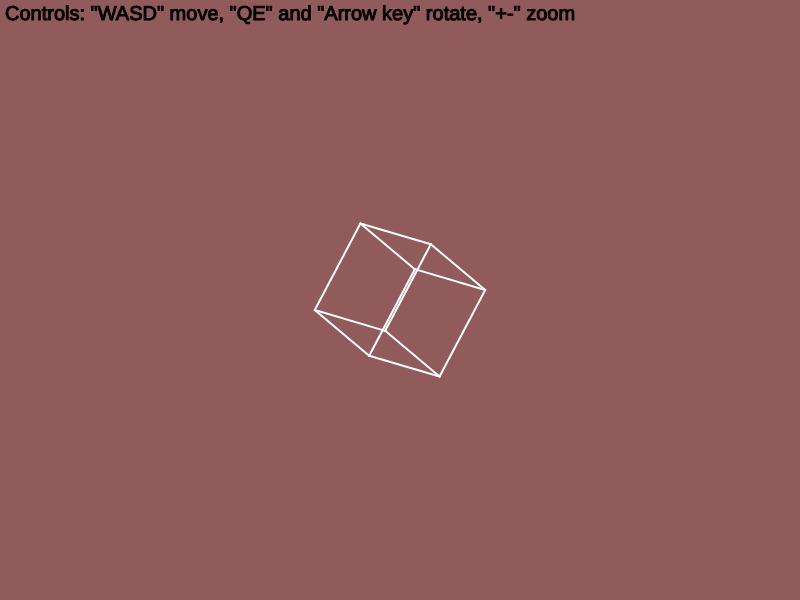
Frame 1 (no input)
Frame 60 (no input): identical to frame 1, image omitted
Frame 120 (the mouse pressed at the canvas centre since frame 60): identical to frame 1, image omitted

The p5.js sketch that drew this single still picture (run headless with seeded random() and noise() and a simulated clock; from frame 60 on, the mouse is pressed at the canvas centre):

// p5.js sketch
// ── sketch.js
// Points
let p = [
  // Back points
  [-50, -50, -50], [-50,  50, -50], 
  [ 50,  50, -50], [ 50, -50, -50],[-50, -50, -50],
  // Front points
  [-50, -50,  50], [-50,  50,  50],
  [ 50,  50,  50], [ 50, -50,  50],[-50, -50,  50]
];
// Rotation matrix
let rmX = [];
let rmY = [];
let rmZ = [];
// OffSets
let offSetX = 0;
let offSetY = 0;
let offSetZ = 1;
// Angle
let aX = 10;
let aY = 10;
let aZ = 10;

// Multiply matrix and a vector
function mtriXvec(ma, ve){
  let r = new Array();
  for(let i in ma){
    let sum = 0;
      for(let k in ma[i]){
        sum += (ma[i][k] * ve[k]);
      }
    r[i] = sum;
  }
  return r;
}

function setup() {
  createCanvas(800, 600);
}

function draw() {
  // Get fps
  var fps = frameRate();
  // "Clear" screen
  background(145, 91, 91);
  // 0,0 to the center
  translate(400, 300);
  // Line colors
  stroke(255);
  // Line size
  strokeWeight(2 * offSetZ);
  // Update rotation matrix
  rmX = [[       1,      0 ,       0],
         [       0, cos(aX),-sin(aX)],
         [       0, sin(aX), cos(aX)]];
  rmY = [[ cos(aY),       0, sin(aY)],
         [       0,       1,       0],
         [-sin(aY),       0, cos(aY)]];
  rmZ = [[ cos(aZ),-sin(aZ),       0],
         [ sin(aZ), cos(aZ),       0],
         [       0,       0,       1]];
  // For each pair of point do the math and draw
  for (let i = 0; i < 4; i++){
     const p1 = mtriXvec(rmX, mtriXvec(rmY, mtriXvec(rmZ, p[ i ])));
     const p2 = mtriXvec(rmX, mtriXvec(rmY, mtriXvec(rmZ, p[i+1])));
     const p3 = mtriXvec(rmX, mtriXvec(rmY, mtriXvec(rmZ, p[i+5])));
     const p4 = mtriXvec(rmX, mtriXvec(rmY, mtriXvec(rmZ, p[i+6])));
     line(p1[0] * offSetZ + offSetX, p1[1] * offSetZ + offSetY, 
          p2[0] * offSetZ + offSetX, p2[1] * offSetZ + offSetY);
     line(p1[0] * offSetZ + offSetX, p1[1] * offSetZ + offSetY, 
          p3[0] * offSetZ + offSetX, p3[1] * offSetZ + offSetY);
     line(p3[0] * offSetZ + offSetX, p3[1] * offSetZ + offSetY, 
          p4[0] * offSetZ + offSetX, p4[1] * offSetZ + offSetY);
  }
  // Move Rectangle
  if (keyIsDown( 87)) offSetY += (-300 / fps);
  if (keyIsDown( 83)) offSetY += ( 300 / fps);
  if (keyIsDown( 65)) offSetX += (-300 / fps);
  if (keyIsDown( 68)) offSetX += ( 300 / fps);
  if (keyIsDown(109)) offSetZ += (-3 / fps);
  if (keyIsDown(107)) offSetZ += ( 3 / fps);
  // Change Angle
  if(keyIsDown( LEFT_ARROW )) aY += ( 1 / fps);
  if(keyIsDown( RIGHT_ARROW)) aY += (-1 / fps);
  if(keyIsDown( UP_ARROW   )) aX += ( 1 / fps);
  if(keyIsDown( DOWN_ARROW )) aX += (-1 / fps);
  if(keyIsDown( 81         )) aZ += ( 1 / fps);
  if(keyIsDown( 69         )) aZ += (-1 / fps);
  // Text
  strokeWeight(1);
  stroke(0);
  fill(0);
  textSize(20);
  text('Controls: "WASD" move, "QE" and "Arrow key" rotate, "+-" zoom', -395, -280);
}
